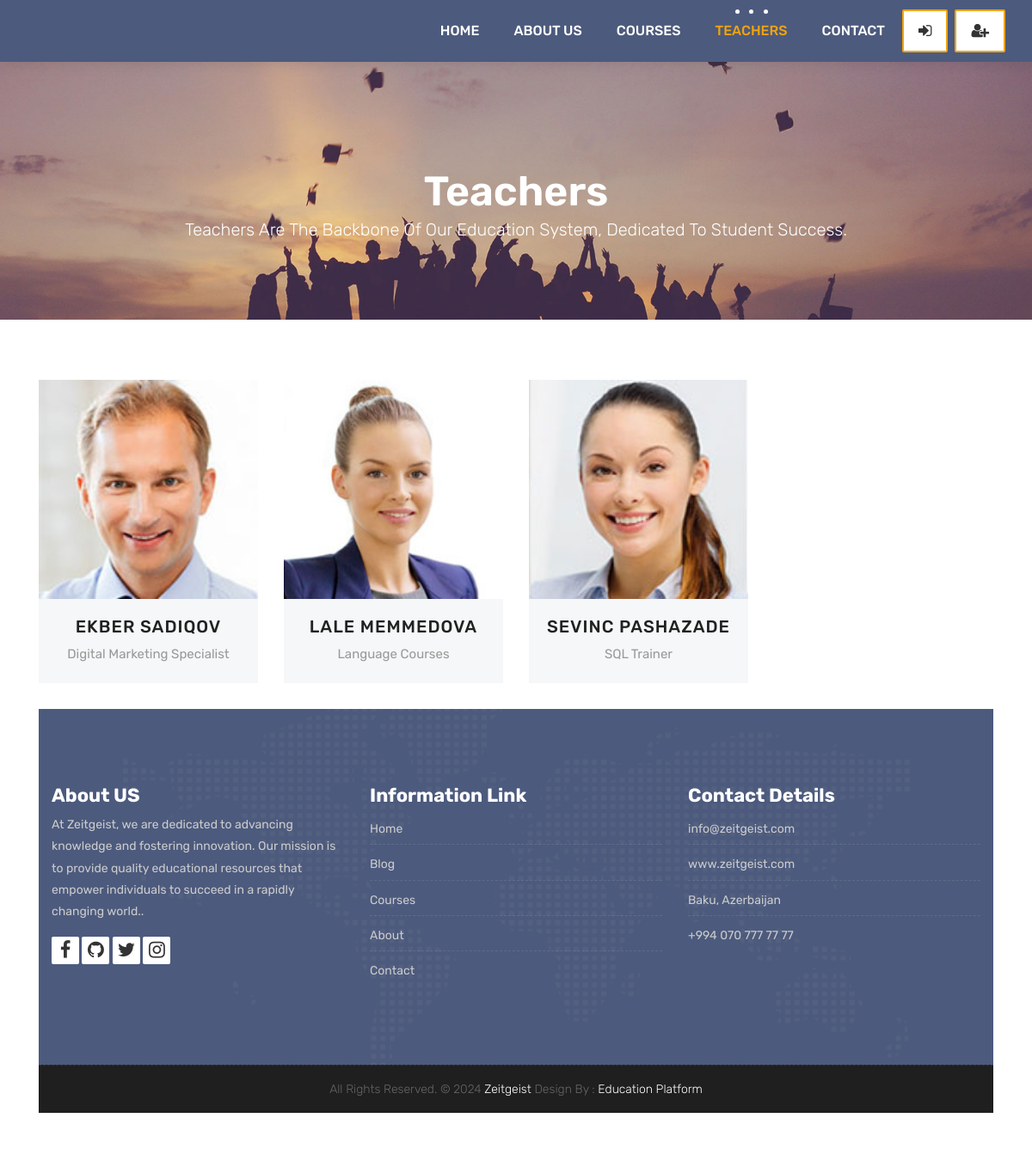
Screenshot of /teachers/ with the database file from the repository.
### teachers/models.py (models this page shows, shortened)
class Teacher(models.Model):
    name = models.CharField(max_length=50)
    title = models.CharField(max_length=50)
    description = models.TextField(blank=True)
    image = models.ImageField(upload_to="courses/%Y/%m/%d/")
    facebook = models.URLField(max_length=100, blank=True)
    twitter = models.URLField(max_length=100, blank=True)
    linkedin = models.URLField(max_length=100, blank=True)
    youtube = models.URLField(max_length=100, blank=True)

### teachers/views.py (the view)
# urls.py: path('', TeacherListView.as_view(), name="teachers"),
class TeacherListView(ListView):
    model = Teacher
    template_name = 'teachers.html'
    context_object_name = 'teachers'

### templates/teachers.html (shortened to what this page needs)
{% extends 'partials/_base.html' %}
{% load static %}
{% block content %}
	<div class="all-title-box">
		<div class="container text-center">
			<h1>Teachers<span class="m_1">Teachers are the backbone of our education system, dedicated to student success.</span></h1>
		</div>
	</div>
	<div id="teachers" class="section wb">
        <div class="container">
            <div class="row">
				{% for teacher in teachers %}
				<div class="col-lg-3 col-md-6 col-12">
					<div class="our-team">
						<div class="team-img">
							<img src="{{teacher.image.url}}">
						</div>
						<div class="team-content">
							<h3 class="title"><a href="{% url 'teacher_detail' teacher.pk %}">{{teacher.name}}</a></h3>
							<span class="post">{{teacher.title}}</span>
						</div>
					</div>
				</div>
				{% endfor %}
            </div>
{% endblock %}

### static/style.css (style rules this page uses)
body { color: #333333; font-size: 14px; font-family: 'Rubik', sans-serif; line-height: 1.80857; }
html, body { height: 100%; }
a { color: #1f1f1f; text-decoration: none !important; outline: none !important; -webkit-transition: all .3s ease-in-out; -moz-transition: all .3s ease-in-out; -ms-transition: all .3s ease-in-out; -o-transition: all .3s ease-in-out; transition: all .3s ease-in-out; }
h1, h2, h3, h4, h5, h6 { letter-spacing: 0; font-weight: normal; position: relative; padding: 0 0 10px 0; font-weight: normal; line-height: 120% !important; color: #1f1f1f; margin: 0 }
h1 { font-size: 24px }
h3 { font-size: 18px }
h1 a, h2 a, h3 a, h4 a, h5 a, h6 a { color: #212121; text-decoration: none!important; opacity: 1 }
a { color: #1f1f1f; text-decoration: none; outline: none; }
a, .btn { text-decoration: none !important; outline: none !important; -webkit-transition: all .3s ease-in-out; -moz-transition: all .3s ease-in-out; -ms-transition: all .3s ease-in-out; -o-transition: all .3s ease-in-out; transition: all .3s ease-in-out; }
.section { display: block; position: relative; overflow: hidden; padding: 70px 0; }
.section.wb { background-color: #ffffff; }
.all-title-box { background: url(images/banner.jpg)no-repeat; -webkit-background-size: cover; -moz-background-size: cover; -o-background-size: cover; background-size: cover; background-position: center; min-height: 300px; }
.all-title-box h1 { color: #fff; font-weight: 600; text-transform: capitalize; padding-top: 11%; font-size: 48px; line-height: 0px; }
span.m_1 { font-weight: 300; font-size: 20px; line-height: 1.5em; display: block; }
.our-team { text-align: center; margin-bottom: 30px; }
.our-team .team-img { overflow: hidden; position: relative; }
.our-team .team-img img { width: 100%; height: auto; }
.our-team .team-content { padding: 20px 0; background: #f5f7f8; color: #54478a; }
.our-team .title { display: block; font-size: 20px; font-weight: 500; letter-spacing: 1px; text-transform: uppercase; margin: 0 0 7px 0; padding: 0px; }
.our-team .post { display: block; font-size: 15px; color: #999; }

### rows the page displays
Teacher: image (picture), name "EKBER SADIQOV", title "Digital Marketing Specialist"
Teacher: image (picture), name "LALE MEMMEDOVA", title "Language Courses"
Teacher: image (picture), name "SEVINC PASHAZADE", title "SQL Trainer"
